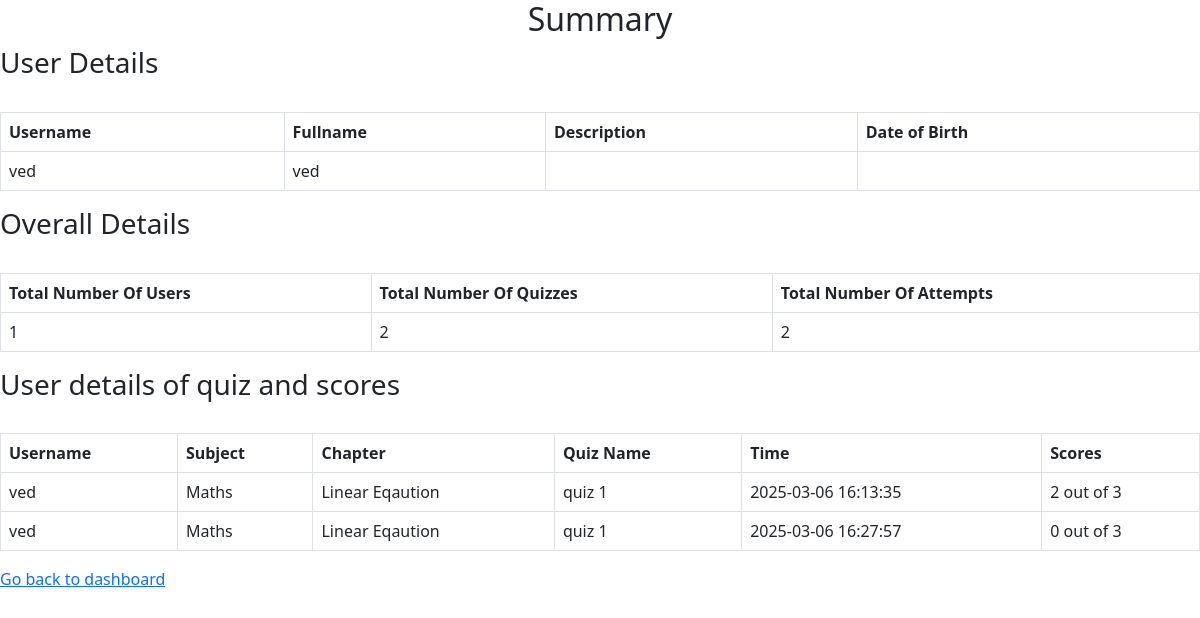
The page /admin/summary on the database as committed earlier.
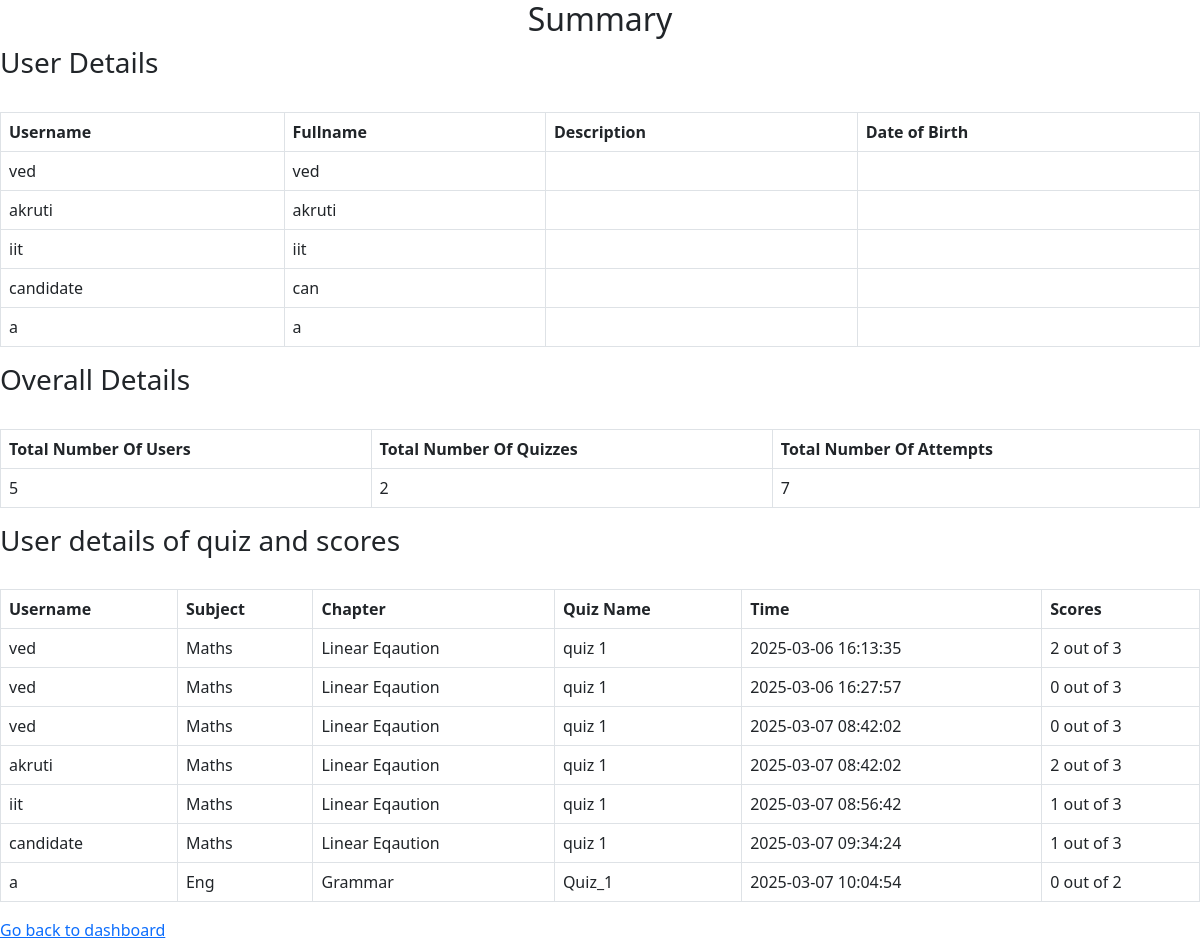
The same page on the database as committed later.
### models.py (models this page shows)
class User(db.Model):
    id=db.Column(db.Integer,primary_key=True,nullable=False,autoincrement=True)
    username=db.Column(db.String(100),unique=True,nullable=False)
    password=db.Column(db.String(100),nullable=False)
    fullname=db.Column(db.String(100),nullable=False)
    qualification=db.Column(db.String(250),nullable=True)
    dob=db.Column(db.String(50),nullable=True)

class Score(db.Model):
    id=db.Column(db.Integer,primary_key=True,autoincrement=True)
    user_id=db.Column(db.Integer,db.ForeignKey('user.id',ondelete="CASCADE"),nullable=False)
    quiz_id=db.Column(db.Integer,db.ForeignKey('quiz.id',ondelete="CASCADE"),nullable=False)
    time_stamp_of_attempt=db.Column(db.DateTime,default=datetime.utcnow().replace(microsecond=0))
    total_scored=db.Column(db.Integer,nullable=False)
    total_question=db.Column(db.Integer,nullable=False)
    user=db.relationship('User',backref='score')

class Subject(db.Model):
    id=db.Column(db.Integer,primary_key=True,nullable=False,autoincrement=True)
    name=db.Column(db.String(100),nullable=False)
    description=db.Column(db.String(250),nullable=True)
    chapter=db.relationship("Chapter",backref='subject',cascade='all,delete')

class Chapter(db.Model):
    id=db.Column(db.Integer,primary_key=True,nullable=False,autoincrement=True)
    subject_id=db.Column(db.Integer,db.ForeignKey('subject.id',ondelete="CASCADE"),nullable=False)
    name=db.Column(db.String(100),nullable=False)
    description=db.Column(db.String(250),nullable=True)
    quiz=db.relationship('Quiz',backref='chapter',cascade='all,delete')

class Quiz(db.Model):
    id=db.Column(db.Integer,primary_key=True,nullable=False,autoincrement=True)
    name=db.Column(db.String(100),nullable=False)
    chapter_id=db.Column(db.Integer,db.ForeignKey('chapter.id',ondelete="CASCADE"),nullable=False)
    remarks=db.Column(db.String(300),nullable=True)
    question=db.relationship('Question',backref='quiz',cascade='all,delete')
    score=db.relationship('Score',backref='quiz',cascade='all,delete')

### app.py (the view)
@app.route('/admin/summary',methods=['GET','POST'])
def summary():
    user=User.query.filter(User.username!='admin').all()
    user_count=User.query.filter(User.username!='admin').count()
    total_quizzes=Quiz.query.count()
    total_attempts=Score.query.count()
    total_user=Score.query.all()
    return render_template('summary.html',user=user,user_count=user_count,total_quizzes=total_quizzes,total_attempts=total_attempts,total_user=total_user)

### templates/summary.html (shortened to what this page needs)
<h2>Summary </h2>
<head>
    <link href="https://cdn.jsdelivr.net/npm/bootstrap@5.3.0/dist/css/bootstrap.min.css" rel="stylesheet">
</head>
<h3>User Details</h3>
                <table class="table table-bordered ">
                    <thead>
                        <br>
                    <tr>
                        <th>Username</th>
                        <th>Fullname </th>
                        <th>Description</th>
                        <th>Date of Birth</th>
                    </tr>
                    </thead>
                    <tbody>
                    <tr>
                        {% for i in user %}
                        <td>{{i.username}}</td>
                        <td>{{i.fullname}}</td>
                        <td>{{i.qualification}}</td>
                        <td>{{i.dob}}</td>
                    </tr>
                    {% endfor %}
                </tbody>
            </table>
<h3> Overall Details </h3>
            <table class="table table-bordered ">
                <thead>
                    <br>
                <tr>
                    <th>Total Number Of Users</th>
                    <th>Total Number Of Quizzes</th>
                    <th>Total Number Of Attempts</th>
                </tr>
                </thead>
                <tbody>
                <tr>
                    <td>{{user_count}}</td>
                    <td>{{total_quizzes}}</td>
                    <td>{{total_attempts}}</td>
                   </tr>
            </tbody>
</table>
<h3> User details of quiz and scores</h3>
            <table class="table table-bordered ">
                <thead>
                    <br>
                <tr>
                    <th>Username</th>
                    <th> Subject</th>
                    <th> Chapter</th>
                    <th>Quiz Name</th>
                    <th> Time </th>
                    <th>Scores</th>
                </tr>
                </thead>
                <tbody>
                <tr>
                    {% for i in total_user %}
                    <td>{{i.user.username}}</td>
                    <td>{{i.quiz.chapter.subject.name}}</td>
                    <td>{{i.quiz.chapter.name}}</td>
                    <td>{{i.quiz.name}}</td>
                    <td>{{i. time_stamp_of_attempt}}</td>
                    <td>{{i.total_scored}} out of  {{i. total_question}}</td>
                   </tr>
                   {% endfor %}
            </tbody>
</table>
<a href="{{url_for('admin_dashboard')}}">Go back to dashboard</a>

### templates/summary.html (style rules this page uses)
h2 { text-align: center; }

Rows that differ between the two databases and show on the page:
added User: username "akruti", fullname "akruti"
added User: username "iit", fullname "iit"
added User: username "candidate", fullname "can"
added User: username "a", fullname "a"
added Score: user.username "ved", quiz.chapter.subject.name "Maths", quiz.chapter.name "Linear Eqaution", quiz.name "quiz 1", time_stamp_of_attempt "2025-03-07 08:42:02", total_scored "0", total_question "3"
added Score: user.username "akruti", quiz.chapter.subject.name "Maths", quiz.chapter.name "Linear Eqaution", quiz.name "quiz 1", time_stamp_of_attempt "2025-03-07 08:42:02", total_scored "2", total_question "3"
added Score: user.username "iit", quiz.chapter.subject.name "Maths", quiz.chapter.name "Linear Eqaution", quiz.name "quiz 1", time_stamp_of_attempt "2025-03-07 08:56:42", total_scored "1", total_question "3"
added Score: user.username "candidate", quiz.chapter.subject.name "Maths", quiz.chapter.name "Linear Eqaution", quiz.name "quiz 1", time_stamp_of_attempt "2025-03-07 09:34:24", total_scored "1", total_question "3"
added Score: user.username "a", quiz.chapter.subject.name "Eng", quiz.chapter.name "Grammar", quiz.name "Quiz_1", time_stamp_of_attempt "2025-03-07 10:04:54", total_scored "0", total_question "2"
Other text that changed with them:
{{ user_count }}: "1" → "5"
{{ total_attempts }}: "2" → "7"
